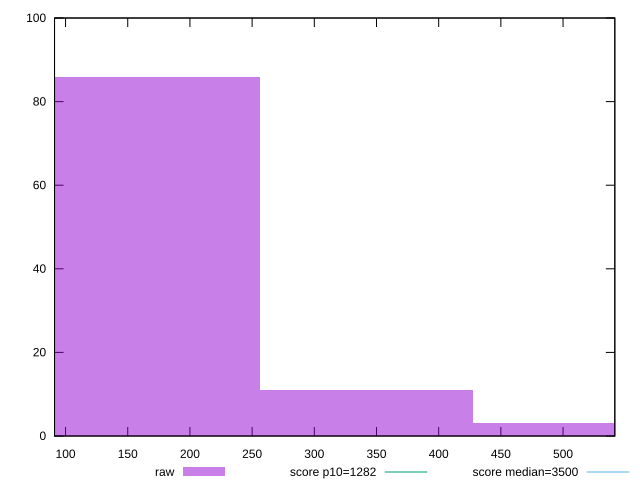

Reproduce this figure in gnuplot.
reset

$raw <<EOF
171.0669370532841 86
342.1338741065682 11
513.2008111598523 3
EOF

set key outside below
set boxwidth 171.0669370532841
set xrange [91.132:541.6320000000001]
set yrange [0:100]
set trange [0:100]
set style fill transparent solid 0.5 noborder

set parametric
set terminal svg size 640, 490 enhanced background rgb 'white'
set output "report_00017_2021-02-10T15-08-03.406Z/bootup-time/samples/pages+cached+noadtech/raw/histogram.svg"

plot $raw title "raw" with boxes, \
     1282,t title "score p10=1282", \
     3500,t title "score median=3500"

reset
